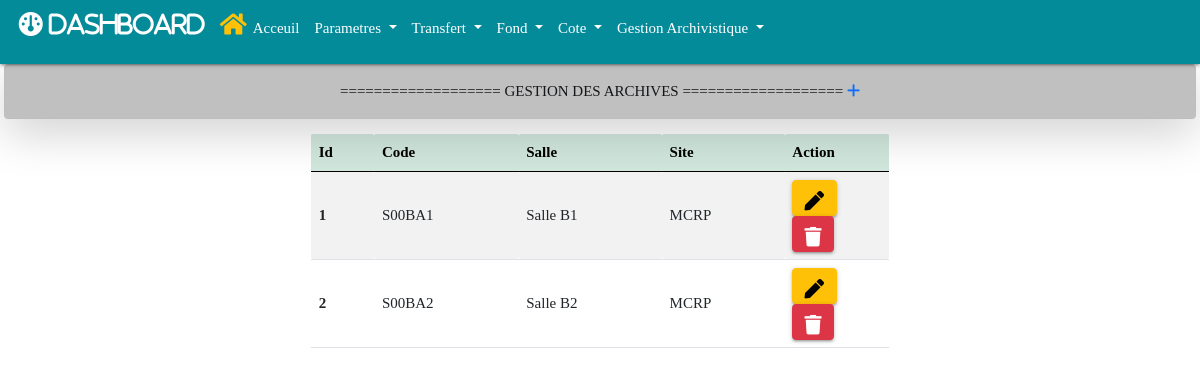
The app's page /cote/salle, older data.
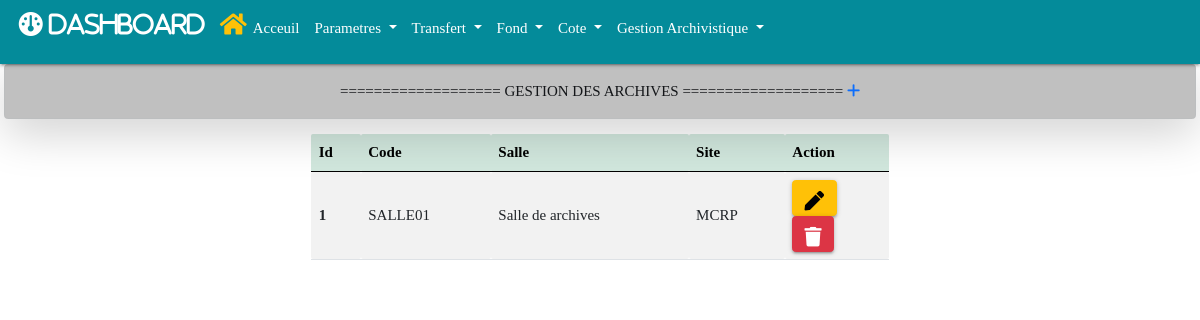
The same page, newer data.
### cote/models.py (models this page shows, shortened)
class Salle(models.Model):
    code = models.CharField(max_length=100, null=True, blank=True)
    salle = models.CharField(max_length=100, null=True, blank=True)
    site = models.ForeignKey(Site, null=True, blank=True, on_delete=models.CASCADE)
    create_at = models.DateField(auto_now_add=True, null=True)
    modified_at = models.DateTimeField(auto_now_add=True)

class Site(models.Model):
    site = models.CharField(max_length=100, null=True, blank=True)
    create_at = models.DateField(auto_now_add=True, null=True)
    modified_at = models.DateTimeField(auto_now_add=True)
    def __str__(self):
        return self.site

### cote/views.py (the view)
# urls.py: path('cote/salle', views.salle, name="salle"),
def salle(request):
    salles = Salle.objects.all()
    context = {'salles':salles}
    return render(request, 'cote/salle/salle.html', context)

### cote/templates/cote/salle/salle.html (shortened to what this page needs)
{% extends 'base.html' %}
{% block add %}
<a href="{% url 'add_salle' %}" title="Ajouter une salle">
  <i class="fa-solid fa-plus"></i>
<a/>
{% endblock add %}
{% block main %}
<div class="container mt-3 w-50">
    <table id="example" class="table table-striped" style="width:100%">
        <thead class="table-success">
            <tr>
                <th>Id</th>
                <th>Code</th>
                <th>Salle</th>
                <th>Site</th>
                <th style="width: 18%;">Action</th>
            </tr>
        </thead>
        <tbody>
            {% for salle in salles %}
            <tr>
                <th scope="row">{{salle.id}}</th>
                <td>{{salle.code}}</td>
                <td>{{salle.salle}}</td>
                <td>{{salle.site}}</td>
                <td>
                    <a href="{% url 'edit_salle' salle.id %}" type="button" class="btn btn-warning" title="Edit salle">
                        <i class="fas fa-pen"></i>
                    </a>
                    <a href="{% url 'delete_salle' salle.id %}" type="button" class="btn btn-danger" title="Supprimer salle">
                        <i class="fas fa-trash"></i>
                    </a>
                </td>
            </tr>
            {% endfor %}
        </tbody>
    </table>
</div>
{% endblock main %}

Row changes from the older to the newer data that the page shows:
removed Salle: id "2", code "S00BA2", salle "Salle B2", site "MCRP"
changed Salle "MCRP": code "S00BA1" → "SALLE01"; salle "Salle B1" → "Salle de archives"
